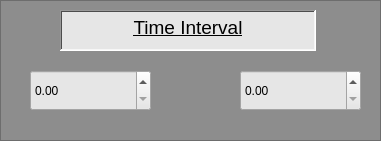
      <widget class="QFrame" name="timeIntervalFrame">
       <property name="geometry">
        <rect>
         <x>10</x>
         <y>30</y>
         <width>381</width>
         <height>141</height>
        </rect>
       </property>
       <property name="styleSheet">
        <string notr="true">background-color: rgb(141, 141, 141);</string>
       </property>
       <property name="frameShape">
        <enum>QFrame::StyledPanel</enum>
       </property>
       <property name="frameShadow">
        <enum>QFrame::Raised</enum>
       </property>
       <widget class="QTextBrowser" name="timeIntervalTitle">
        <property name="geometry">
         <rect>
          <x>60</x>
          <y>10</y>
          <width>256</width>
          <height>41</height>
         </rect>
        </property>
        <property name="styleSheet">
         <string notr="true">background-color: rgb(230, 230, 230);
font: 11pt &quot;Bookshelf Symbol 7&quot;;
border-color: rgb(157, 157, 157);</string>
        </property>
        <property name="frameShape">
         <enum>QFrame::WinPanel</enum>
        </property>
        <property name="frameShadow">
         <enum>QFrame::Sunken</enum>
        </property>
        <property name="html">
         <string>&lt;!DOCTYPE HTML PUBLIC &quot;-//W3C//DTD HTML 4.0//EN&quot; &quot;http://www.w3.org/TR/REC-html40/strict.dtd&quot;&gt;
&lt;html&gt;&lt;head&gt;&lt;meta name=&quot;qrichtext&quot; content=&quot;1&quot; /&gt;&lt;style type=&quot;text/css&quot;&gt;
p, li { white-space: pre-wrap; }
&lt;/style&gt;&lt;/head&gt;&lt;body style=&quot; font-family:'Bookshelf Symbol 7'; font-size:11pt; font-weight:400; font-style:normal;&quot;&gt;
&lt;p align=&quot;center&quot; style=&quot; margin-top:0px; margin-bottom:0px; margin-left:0px; margin-right:0px; -qt-block-indent:0; text-indent:0px;&quot;&gt;&lt;span style=&quot; font-family:'MS Shell Dlg 2'; font-size:14pt; text-decoration: underline;&quot;&gt;Time Interval&lt;/span&gt;&lt;/p&gt;&lt;/body&gt;&lt;/html&gt;</string>
        </property>
       </widget>
       <widget class="QDoubleSpinBox" name="startTime">
        <property name="geometry">
         <rect>
          <x>30</x>
          <y>70</y>
          <width>121</width>
          <height>41</height>
         </rect>
        </property>
        <property name="styleSheet">
         <string notr="true">background-color: rgb(230, 230, 230);</string>
        </property>
       </widget>
       <widget class="QDoubleSpinBox" name="endTime">
        <property name="geometry">
         <rect>
          <x>240</x>
          <y>70</y>
          <width>121</width>
          <height>41</height>
         </rect>
        </property>
        <property name="styleSheet">
         <string notr="true">background-color: rgb(230, 230, 230);</string>
        </property>
       </widget>
      </widget>
